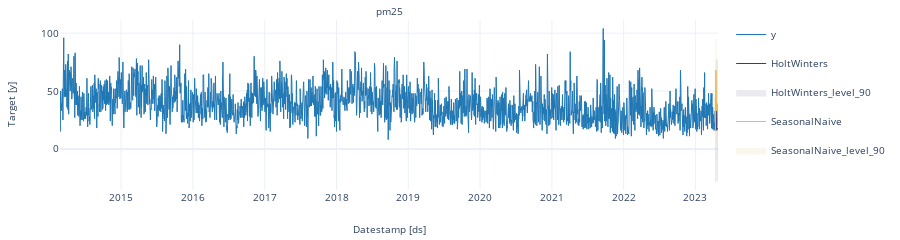

This figure's notebook cell:
### Code cell
sf.plot(raw_df,forecasts_df)
